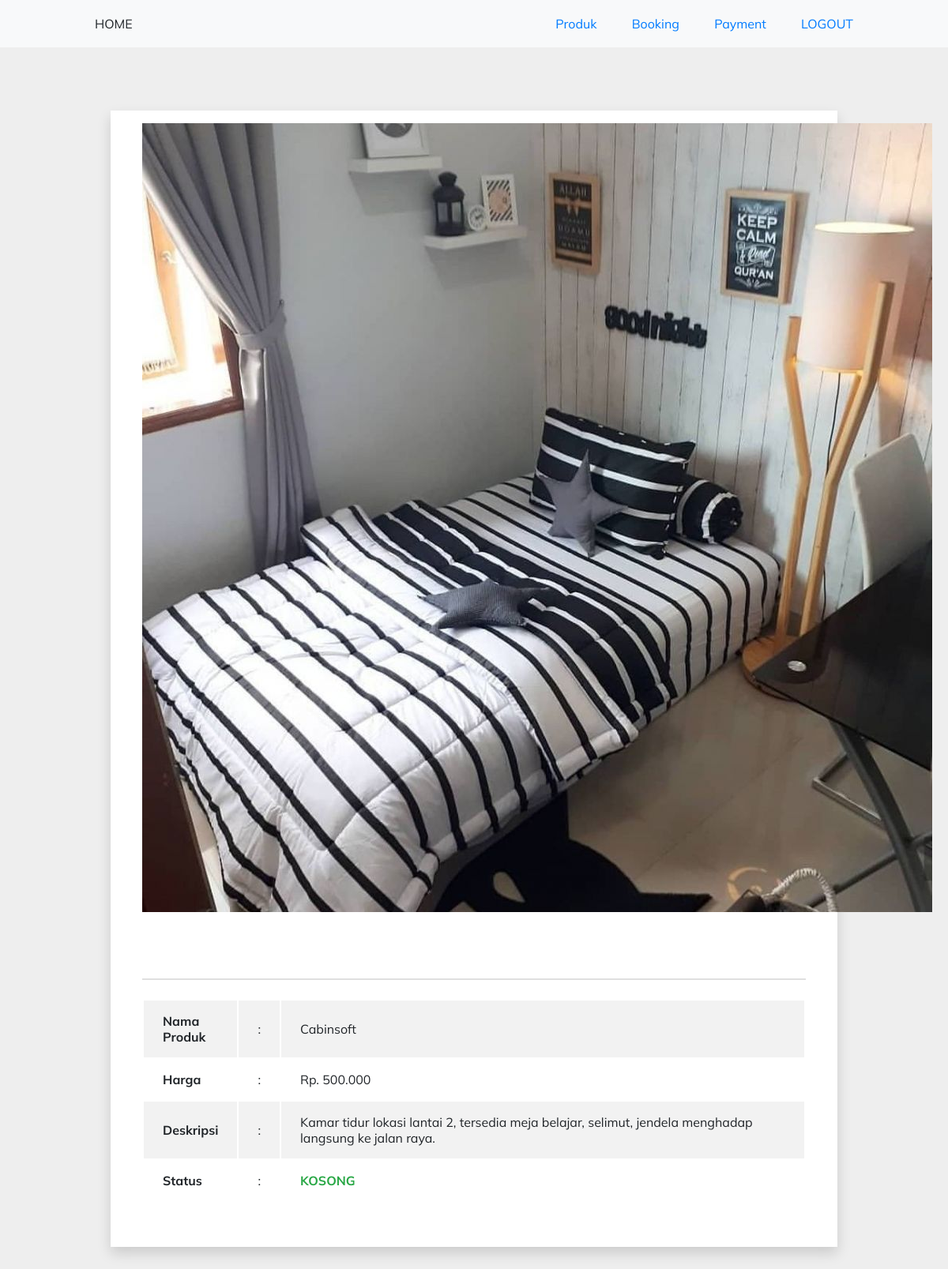
Screenshot of /produk/detail.php?produk_id=16 (signed in) with the database file from the repository.
### tables this page shows
CREATE TABLE `produk` (
  `produk_id` int(11) NOT NULL,
  `nama_produk` varchar(100) NOT NULL,
  `harga` decimal(9,0) NOT NULL,
  `deskripsi` varchar(500) NOT NULL,
  `gambar` varchar(255) NOT NULL,
  `status` enum('0','1') NOT NULL
);

### produk/detail.php (the view, shortened to what this page needs)
<?php
require_once('../connection.php');
$produk_id = $_GET['produk_id'];
$query = mysqli_query($conn, "SELECT * FROM produk WHERE produk_id = '$produk_id'");
$product = mysqli_fetch_assoc($query);
?>
<?php require_once('../layouts/admin/header.php') ?>
<div class="container-70 px-2 py-2 mt-3 bg-white text-center shadow mb-4">
	<img src="../asset/img/produk/<?= $product['gambar']; ?>" class="mw-100">
	<hr class="mt-3">
	<table class="table table-no-bg mb-2">
		<tr>
			<th class="text-left" width="3rem">Nama Produk</th>
			<td width="2rem">:</td>
			<td><?= $product['nama_produk']; ?></td>
		</tr>
		<tr>
			<th class="text-left">Harga</th>
			<td>:</td>
			<td>Rp. <?= number_format($product['harga'], 0, ',', '.'); ?></td>
		</tr>
		<tr>
			<th class="text-left">Deskripsi</th>
			<td>:</td>
			<td><?= $product['deskripsi']; ?></td>
		</tr>
		<tr>
			<th class="text-left">Status</th>
			<td>:</td>
			<td>
				<?php if ($product['status'] == '1') : ?>
					<h6 class="text-danger">DIPESAN</h6>
				<?php else : ?>
					<h6 class="text-success">KOSONG</h6>
				<?php endif; ?>
			</td>
		</tr>
	</table>
</div>
<?php require_once('../layouts/admin/footer.php') ?>

### asset/css/style.css (style rules this page uses)
* { margin: 0; padding: 0; font-size: 16px; color: rgb(33, 37, 41); font-family: "Mulish", sans-serif; }
.container-70 { width: 70%; margin: auto; }
.text-center { text-align: center; }
.text-left { text-align: left; }
.table { width: 100%; margin-bottom: 1rem; color: #212529; }
tbody tr:nth-child(odd) { background-color: #f2f2f2; }
tr th { padding: 1rem 1.5rem; }
tr td { padding: 1rem 1.5rem; text-align: left; }
table { display: table; border-collapse: separate; box-sizing: border-box; text-indent: initial; border-spacing: 2px; border-color: grey; }
hr { border: 0.2px solid rgba(0, 0, 0, 0.125); margin-top: 1.5rem; margin-bottom: 1.5rem; }
.bg-white { background-color: white; }
.text-success { color: rgb(40, 167, 69); }
.px-2 { padding-right: 2.5rem; padding-left: 2.5rem; }
.py-2 { padding-top: 1rem; padding-bottom: 1rem; }
.mt-3 { margin-top: 5rem !important; }
.mb-4 { margin-bottom: 6rem !important; }
.mb-2 { margin-bottom: 2.5rem !important; }
.shadow { box-shadow: rgba(0, 0, 0, 0.15) 0px 8px 16px 0px; }
body { background-color: rgb(238, 238, 238); }

### rows the page displays
produk: gambar (picture), nama_produk "Cabinsoft", harga "500.000", deskripsi "Kamar tidur lokasi lantai 2, tersedia meja belajar, selimut, jendela menghadap langsung ke jalan raya."
